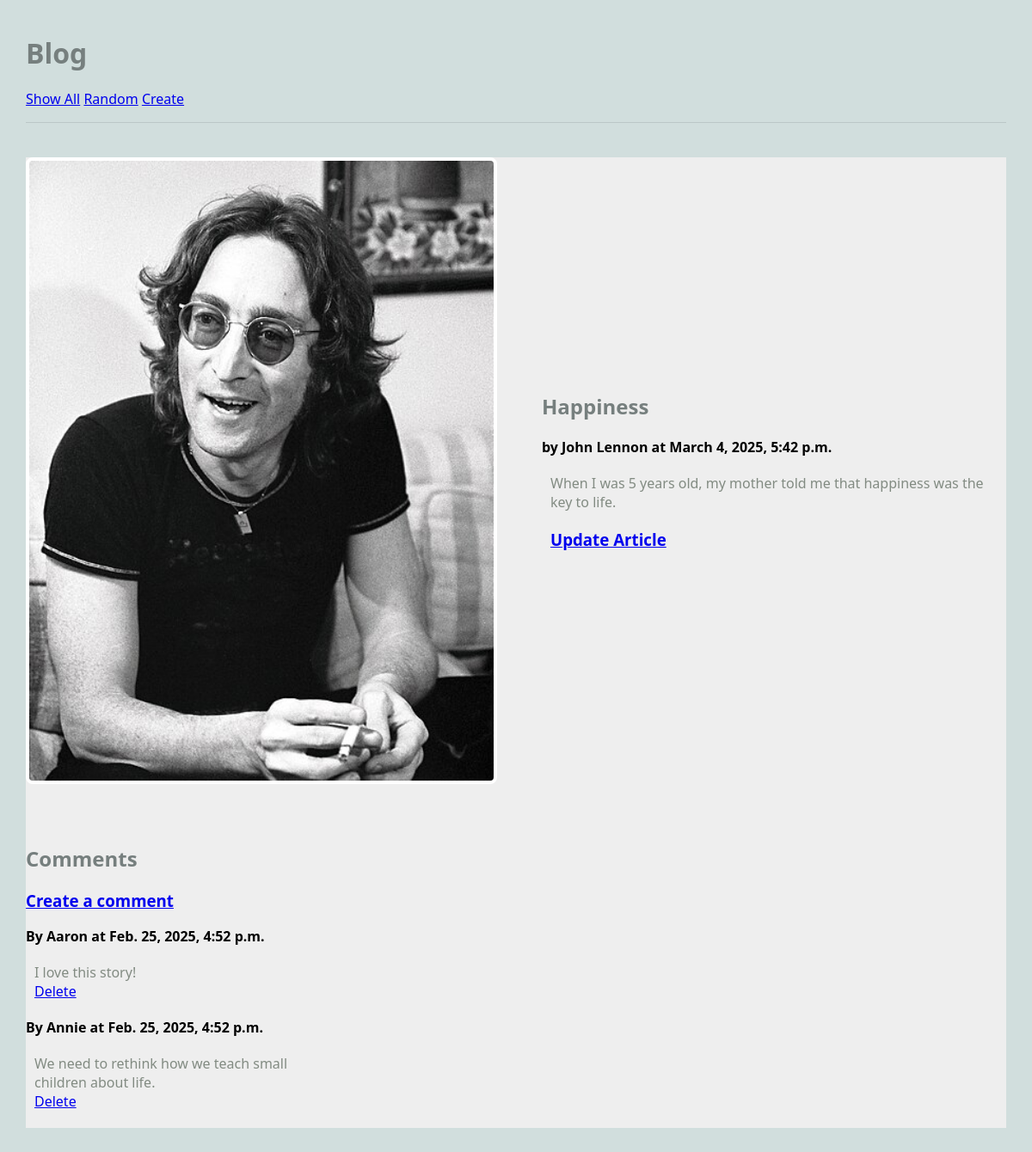
/blog/article/1, run on the app's committed database.
### blog/models.py (models this page shows, shortened)
class Article(models.Model):
    title = models.TextField(blank=False)
    author = models.TextField(blank=False)
    text = models.TextField(blank=False)
    published = models.DateTimeField(auto_now=True)
    image_file = models.ImageField(blank=True) # an actual image
    def get_all_comments(self):
        comments = Comment.objects.filter(article=self)
        return comments

class Comment(models.Model):
    article = models.ForeignKey("Article", on_delete=models.CASCADE) # foreign key because it refers to a different kind of model
    author = models.TextField(blank=False)
    text = models.TextField(blank=False)
    published = models.DateTimeField(auto_now=True)
    def __str__(self):
        return f'{self.text}'

### blog/views.py (the view)
# urls.py: path('article/<int:pk>', ArticleView.as_view(), name='article'), # show one article ### NEW
class ArticleView(DetailView):
    model = Article
    template_name = 'blog/article.html' ## reusing same template!!
    context_object_name = 'article'

### blog/templates/blog/article.html (shortened to what this page needs)
{% extends 'blog/base.html' %}
{% block content %}
<main class="grid-container">
    <article class="featured">
        {% if article.image_file %}
            <img src="{{article.image_file.url}}" alt="">
		{% else %}
            <p>No Image</p>
        {% endif %}
        <div>
            <h2>{{article.title}}</h2>
            <strong>by {{article.author}} at {{article.published}}</strong>
            <p>
            {{article.text}}
            </p>
            <h3>
                <a href="{% url 'update_article' article.pk %}">Update Article</a>
            </h3>
        </div>
    </article>
    <div>
        <h2>Comments</h2>
        <h3>
            <a href="{% url 'create_comment' article.pk %}">Create a comment</a>
        </h3>
        {% for comment in article.get_all_comments %}
        <article>
            <div>
                <strong>By {{comment.author}} at {{comment.published}}</strong>
                <p>
                    {{comment.text}}
                    <br>
                    <a href="{% url 'delete_comment' comment.pk %}">Delete</a>
                </p>
            </div>
        </article>
        {% endfor %}
    </div>
</main>
{% endblock %}

### static/styles-blog.css (style rules this page uses)
body { margin: 30px; background: #d1dedd; font-family:'Segoe UI', Tahoma, Geneva, Verdana, sans-serif; }
h1, h2, h3 { color: #767f7e; }
p { color: #828b82; }
.grid-container { background: #eee; max-width: 900px; display: grid; grid-template-columns: repeat(3, 1fr); grid-gap: 10px; max-width: 1200px; margin: 20px auto; }
article.featured { grid-column: span 3; display: grid; gap: 60px; grid-template-columns: 1fr 1fr; align-items: center; border-bottom: 1px #bbc7c7; padding-bottom: 40px; }
article img, article.featured img { width: 100%; border: 4px solid #fff; border-radius: 8px; }
article p, article h3 { margin: 20px 10px; }

### data on the page
Article: image_file (picture), title "Happiness", author "John Lennon", published "March 4, 2025, 5:42 p.m.", text "When I was 5 years old, my mother told me that happiness was the key to life."
Comment: author "Aaron", published "Feb. 25, 2025, 4:52 p.m.", text "I love this story!"
Comment: author "Annie", published "Feb. 25, 2025, 4:52 p.m.", text "We need to rethink how we teach small children about life."
